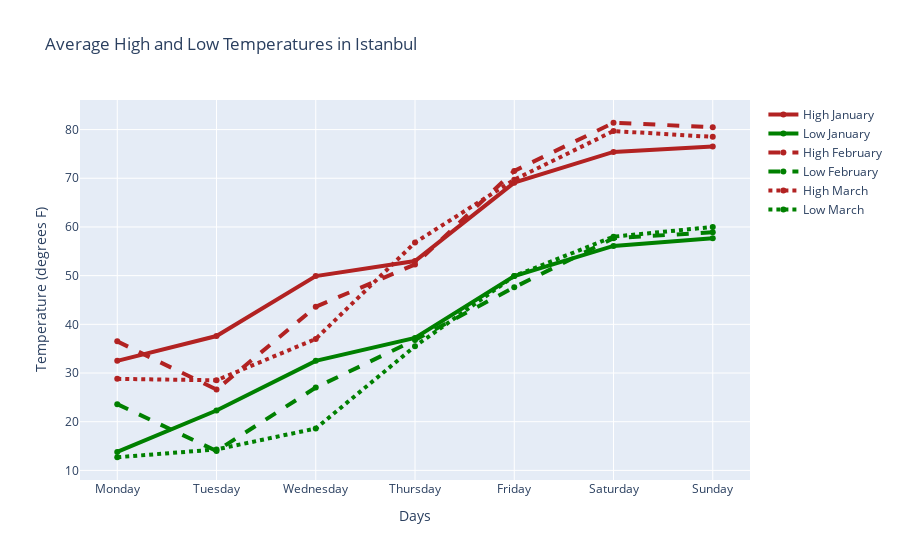

The code cell stored with this chart in its notebook:
### Code cell
fig = go.Figure()
# Create and style traces
fig.add_trace(go.Scatter(x=days, y=high_January, name='High January',
                         line=dict(color='firebrick', width=4)))
fig.add_trace(go.Scatter(x=days, y=low_January, name = 'Low January',
                         line=dict(color='green', width=4)))
fig.add_trace(go.Scatter(x=days, y=high_February, name='High February',
                         line=dict(color='firebrick', width=4,
                              dash='dash') # dash options include 'dash', 'dot', and 'dashdot'
))
fig.add_trace(go.Scatter(x=days, y=low_February, name='Low February',
                         line = dict(color='green', width=4, dash='dash')))
fig.add_trace(go.Scatter(x=days, y=high_March, name='High March',
                         line = dict(color='firebrick', width=4, dash='dot')))
fig.add_trace(go.Scatter(x=days, y=low_March, name='Low March',
                         line=dict(color='green', width=4, dash='dot')))

# Edit the layout
fig.update_layout(title='Average High and Low Temperatures in Istanbul',
                   xaxis_title='Days',
                   yaxis_title='Temperature (degrees F)')


fig.show()

### Figure 1 — Plotly figure (JSON) as saved in the notebook; plotly's stock layout.template omitted (floating-point values rounded to 4 significant figures)
{"data": [{"line": {"color": "firebrick", "width": 4}, "name": "High January", "type": "scatter", "x": ["Monday", "Tuesday", "Wednesday", "Thursday", "Friday", "Saturday", "Sunday"], "y": [32.5, 37.6, 49.9, 53, 69.1, 75.4, 76.5]}, {"line": {"color": "green", "width": 4}, "name": "Low January", "type": "scatter", "x": ["Monday", "Tuesday", "Wednesday", "Thursday", "Friday", "Saturday", "Sunday"], "y": [13.8, 22.3, 32.5, 37.2, 49.9, 56.1, 57.7]}, {"line": {"color": "firebrick", "dash": "dash", "width": 4}, "name": "High February", "type": "scatter", "x": ["Monday", "Tuesday", "Wednesday", "Thursday", "Friday", "Saturday", "Sunday"], "y": [36.5, 26.6, 43.6, 52.3, 71.5, 81.4, 80.5]}, {"line": {"color": "green", "dash": "dash", "width": 4}, "name": "Low February", "type": "scatter", "x": ["Monday", "Tuesday", "Wednesday", "Thursday", "Friday", "Saturday", "Sunday"], "y": [23.6, 14, 27, 36.8, 47.6, 57.7, 58.9]}, {"line": {"color": "firebrick", "dash": "dot", "width": 4}, "name": "High March", "type": "scatter", "x": ["Monday", "Tuesday", "Wednesday", "Thursday", "Friday", "Saturday", "Sunday"], "y": [28.8, 28.5, 37, 56.8, 69.7, 79.7, 78.5]}, {"line": {"color": "green", "dash": "dot", "width": 4}, "name": "Low March", "type": "scatter", "x": ["Monday", "Tuesday", "Wednesday", "Thursday", "Friday", "Saturday", "Sunday"], "y": [12.7, 14.3, 18.6, 35.5, 49.9, 58, 60]}], "layout": {"title": {"text": "Average High and Low Temperatures in Istanbul"}, "xaxis": {"title": {"text": "Days"}}, "yaxis": {"title": {"text": "Temperature (degrees F)"}}}}
